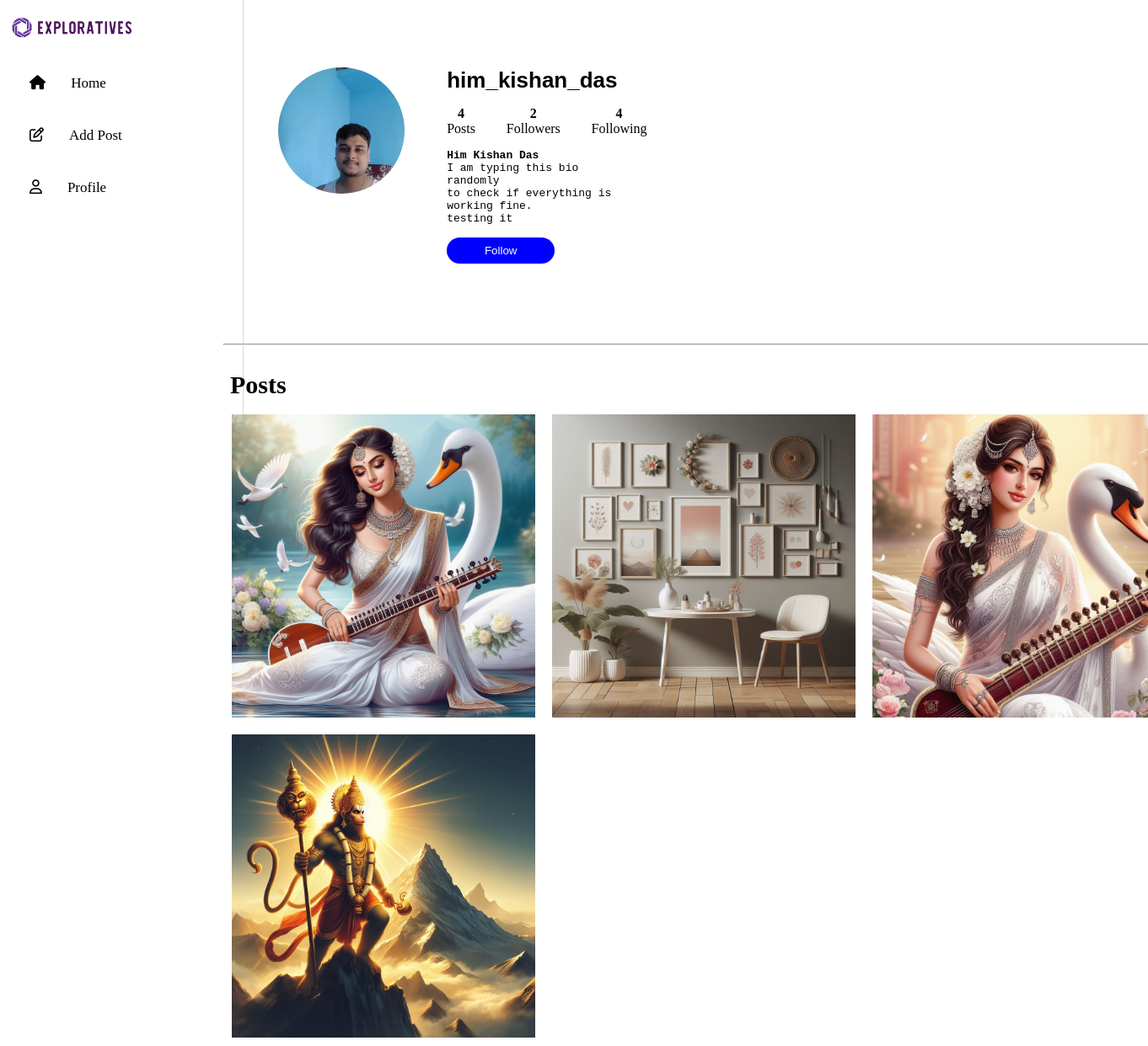
The app's page /profile/him_kishan_das/ (signed in) with its own data.
### ExploreContents/models.py (models this page shows, shortened)
class CustomUser(AbstractBaseUser, PermissionsMixin):
    username = models.CharField(max_length=255, unique=True)
    name = models.CharField(max_length=255)
    email = models.EmailField(max_length=254, unique=True)
    profile_picture = models.ImageField(upload_to='profilePic', null=True, blank=True, default='static/profilePic/default.png')
    user_bio = models.TextField(null=True, blank=True)
    is_active = models.BooleanField(default=True)
    is_staff = models.BooleanField(default=False)
    groups = models.ManyToManyField(
        'auth.Group',
        related_name='customuser_set',  # Custom related_name to avoid clashes
        blank=True
    )
    user_permissions = models.ManyToManyField(
        'auth.Permission',
        related_name='customuser_set',  # Custom related_name to avoid clashes
        blank=True
    )
    objects = CustomUserManager()
    USERNAME_FIELD = 'username'
    REQUIRED_FIELDS = ['email', 'name']

class Post(models.Model):
    user = models.ForeignKey(CustomUser, on_delete=models.CASCADE)  # No default value required
    post_caption = models.TextField()
    post_timestamp = models.DateField(auto_now=True)
    post_image = models.ImageField(upload_to='post')

### ExploreContents/views.py (the view)
def profile(request, username):
    CustomUser = get_user_model()
    if request.user.is_authenticated and request.user.username == username:
        user = request.user
    else:
        user = get_object_or_404(CustomUser, username=username)
    user_posts = Post.objects.filter(user=user)
    is_following = Follow.objects.filter(follower=request.user, following=user).exists()
    post_count = user_posts.count()
    liked_post_ids = Likes.objects.filter(user=request.user).values_list('post_id', flat=True)
    followers = Follow.objects.filter(following=user).select_related('follower')
    follower_count = followers.count()
    follower_details = [follow.follower for follow in followers]
    following = Follow.objects.filter(follower=user).select_related('following')
    following_count = following.count()
    following_details = [follow.following for follow in following]
    for post in user_posts:
        post.comments = Comments.objects.filter(post=post).select_related('user')
        post.liked_by = Likes.objects.filter(post=post).select_related('user')
        post.comments = Comments.objects.filter(post=post).select_related('user')
    context = {
        'profile_user': user,
        'user_posts': user_posts,
        'is_following': is_following,
        'post_count': post_count,
        'follower_count': follower_count,
        'following_count': following_count,
        'follower_details': follower_details,
        'following_details': following_details,
        'liked_post_ids': liked_post_ids,
    }
    return render(request, 'profile.html', context)

### ExploreContents/templates/profile.html (shortened to what this page needs)
{% load static %}
<!DOCTYPE html>
<html lang="en">
  <head>
    <link rel="stylesheet" href="{% static 'header.css' %}" />
    <link rel="stylesheet" href="{% static "left-navigation.css" %}"> <link
    rel="stylesheet" href="{% static "profile.css" %}">
  </head>
  <body>
    <div class="main">
      <div id="left-sider">{% include "left-navigation.html" %}</div>
      <div class="profile-stats-main">
        <div class="profile-stats">
          <div class="profile-sub-section1">
            <img
              src="{{ profile_user.profile_picture.url }}"
              alt="profile picture"
              class="profile-picture"
            />
          </div>
          <div class="profile-sub-section2">
            <h3 id="username">{{ profile_user.username }}</h3>
            <div class="stats">
              <div class="post-stats">
                <h4 class="stats-numbers">{{ post_count }}</h4>
                <p class="stats-title">Posts</p>
              </div>
              <div class="post-stats">
                <h4
                  class="stats-numbers"
                  id="followerCount"
                  style="cursor: pointer"
                >
                  {{ follower_count }}
                </h4>
                <div class="stats-title">Followers</div>
              </div>
              <div class="post-stats">
                <h4
                  class="stats-numbers"
                  id="followingCount"
                  style="cursor: pointer"
                >
                  {{ following_count }}
                </h4>
                <p class="stats-title">Following</p>
              </div>
            </div>
            <div class="user-details">
              <h5 class="full-name">{{ profile_user.name }}</h5>
              <p class="about">{{ profile_user.user_bio|linebreaksbr }}</p>
            </div>
            <div class="user-changesBtns">
              {% if profile_user.username == request.user.username %}
              <button class="user-profile-editBtn" id="myBtn">
                Edit Profile
              </button>
              {% else %}
              <form
                action="{% url 'follow_unfollow_user' username=profile_user.username %}"
                method="post"
              >
                <button type="submit" class="user-profile-followBtn">
                  {% if is_following %} Unfollow {% else %} Follow {% endif %}
                </button>
              </form>
              {% endif %}
            </div>
          </div>
        </div>
      </div>
      <div class="gallery">
        <hr />
        <div class="user-posts">
          <h3 class="title">Posts</h3>
          <div class="gallery-struct">
            {% for userPost in user_posts reversed %}
            <div class="post-struct" id="post-struct-{{ userPost.id }}">
              <img
                class="post-pic"
                src="{{ userPost.post_image.url }}"
                alt=""
              />
            </div>
            {% endfor %}
          </div>
        </div>
      </div>
    </div>
  </body>
</html>

### ExploreContents/static/header.css (style rules this page uses)
* { margin: 0; padding: 0; }
body { background-color: rgb(255, 255, 255); }

### ExploreContents/static/profile.css (style rules this page uses)
* { margin: 0; padding: 0; }
.main { display: grid; }
#left-sider { display: grid; grid-template-columns: 18rem; width: 18rem; border-right: 1px solid rgb(217 217 217); position: fixed; height: 100vh; }
.profile-stats-main { display: grid; grid-template-columns: 58.3rem; position: relative; grid-column: 2; grid-row: 1; width: 100%; }
.profile-stats { display: flex; width: 50%; margin: 0 auto; padding: 5rem 0; }
.profile-sub-section1 { width: 150px; height: 150px; overflow: hidden; border-radius: 50%; }
.profile-picture { width: 100%; height: 100%; object-fit: cover; object-position: center; }
.profile-sub-section2 { padding-left: 50px; width: 200px; }
#username { font-size: 26px; font-family: 'Lucida Sans', 'Lucida Sans Regular', 'Lucida Grande', 'Lucida Sans Unicode', Geneva, Verdana, sans-serif; }
.stats { display: flex; padding: 15px 0; text-align: center; }
.post-stats { padding-right: 2.3rem; font-size: 16px; }
.user-details { font-family: monospace; font-weight: 300; }
.user-changesBtns { margin: 15px 0; }
.user-profile-followBtn { padding: 8px; width: 8rem; border-radius: 20px; background-color: blue; color: white; border: none; }
.full-name { font-size: 13px; }
.gallery { position: relative; grid-column: 2; grid-row: 2; width: 73rem; left: 10.5rem; }
.title { font-size: 30px; padding: 30px 8px 8px; }
.gallery-struct { display: flex; flex-wrap: wrap; }
.post-struct { padding: 10px; width: 360px; height: 360px; overflow: hidden; }
.post-pic { width: 100%; height: 100%; object-fit: cover; object-position: center; }

### records on screen
CustomUser: profile_picture (picture), username "him_kishan_das", name "Him Kishan Das", user_bio "I am typing this bio randomly to check if everything is working fine. testing it"
Post: post_image (picture)
Post: post_image (picture)
Post: post_image (picture)
Post: post_image (picture)

### other values on screen
{{ post_count }} "4"
{{ follower_count }} "2"
{{ following_count }} "4"
